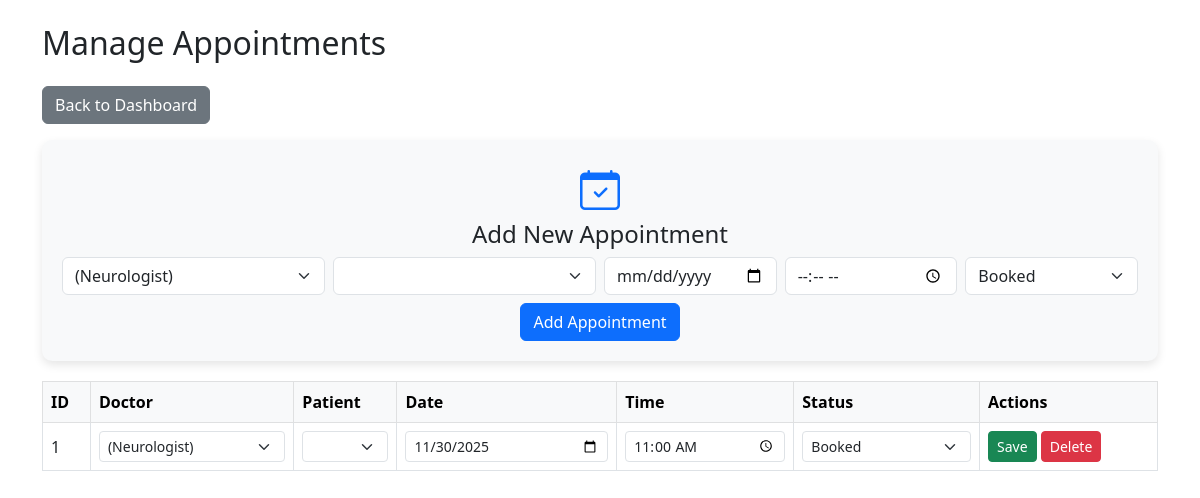
/admin/manage_appointments (signed in), run on an earlier commit of the app's database.
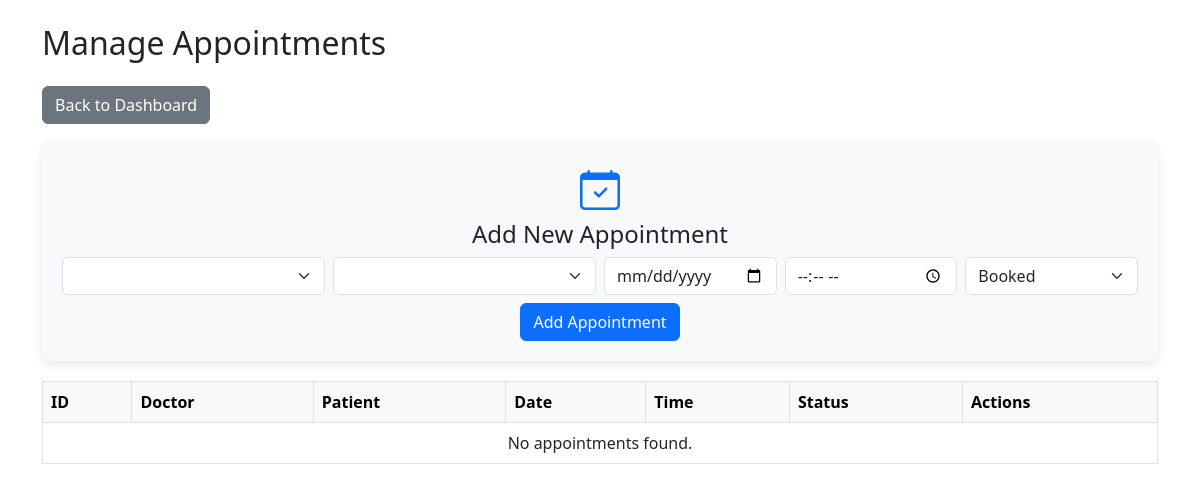
And on a later commit of the database.
### app.py (models this page shows)
class Appointment(db.Model):
    id = db.Column(db.Integer, primary_key=True)
    patient_id = db.Column(db.Integer, db.ForeignKey('patient_profile.id'), nullable=False)
    doctor_id = db.Column(db.Integer, db.ForeignKey('doctor_profile.id'), nullable=False)
    date = db.Column(db.Date, nullable=False)
    time = db.Column(db.Time, nullable=False)
    status = db.Column(db.String(20), default='pending')
    patient = db.relationship('PatientProfile', backref='appointments')
    doctor = db.relationship('DoctorProfile', backref='appointments')

### app.py (the view)
@app.route("/admin/manage_appointments")
@login_required
def manage_appointments():
    if current_user.role != "admin":
        abort(403)
    appointments = Appointment.query.all()
    doctors = DoctorProfile.query.all()
    patients = PatientProfile.query.all()
    return render_template(
        "manage_appointments.html",
        appointments=appointments, doctors=doctors, patients=patients
    )

### app.py (called while the page is built)
@login_manager.user_loader
def load_user(user_id):
    return User.query.get(int(user_id))

@app.context_processor
def inject_user():
    return dict(current_user=current_user, now=datetime.now())

### templates/manage_appointments.html (shortened to what this page needs)
<!DOCTYPE html>
<html lang="en">
<head>
    <link href="https://cdn.jsdelivr.net/npm/bootstrap@5.3.0/dist/css/bootstrap.min.css" rel="stylesheet">
    <link href="https://cdn.jsdelivr.net/npm/bootstrap-icons@1.10.5/font/bootstrap-icons.css" rel="stylesheet">
</head>
<body>
<div class="container mt-4">
    <h2 class="mb-4">Manage Appointments</h2>
    <a href="{{ url_for('admin_dashboard') }}" class="btn btn-secondary mb-3">Back to Dashboard</a>
    <div class="dashboard-card bg-light">
        <i class="bi bi-calendar-check"></i>
        <h4>Add New Appointment</h4>
        <form method="POST" action="{{ url_for('add_appointment') }}">
            <div class="row g-2">
                <div class="col-md-3">
                    <select name="doctor_id" class="form-select" required>
                        {% for doc in doctors %}
                        <option value="{{ doc.id }}">{{ doc.name }} ({{ doc.specialization }})</option>
                        {% endfor %}
                    </select>
                </div>
                <div class="col-md-3">
                    <select name="patient_id" class="form-select" required>
                        {% for pat in patients %}
                        <option value="{{ pat.id }}">{{ pat.name }}</option>
                        {% endfor %}
                    </select>
                </div>
                <div class="col-md-2">
                    <input type="date" name="date" class="form-control" required>
                </div>
                <div class="col-md-2">
                    <input type="time" name="time" class="form-control" required>
                </div>
                <div class="col-md-2">
                    <select name="status" class="form-select">
                        <option value="Booked">Booked</option>
                    </select>
                </div>
            </div>
            <button type="submit" class="btn btn-primary mt-2">Add Appointment</button>
        </form>
    </div>
    <div class="table-responsive mt-3">
        <table class="table table-bordered table-hover">
            <thead class="table-light">
                <tr>
                    <th>ID</th>
                    <th>Doctor</th>
                    <th>Patient</th>
                    <th>Date</th>
                    <th>Time</th>
                    <th>Status</th>
                    <th>Actions</th>
                </tr>
            </thead>
            <tbody>
                {% for appt in appointments %}
                <tr id="row-{{ appt.id }}">
                    <form method="POST" action="{{ url_for('update_appointment', appt_id=appt.id) }}">
                        <td>{{ appt.id }}</td>
                        <td>
                            <select name="doctor_id" class="form-select form-select-sm">
                                {% for doc in doctors %}
                                <option value="{{ doc.id }}" {% if doc.id == appt.doctor_id %}selected{% endif %}>{{ doc.name }} ({{ doc.specialization }})</option>
                                {% endfor %}
                            </select>
                        </td>
                        <td>
                            <select name="patient_id" class="form-select form-select-sm">
                                {% for pat in patients %}
                                <option value="{{ pat.id }}" {% if pat.id == appt.patient_id %}selected{% endif %}>{{ pat.name }}</option>
                                {% endfor %}
                            </select>
                        </td>
                        <td><input type="date" name="date" value="{{ appt.date }}" class="form-control form-control-sm"></td>
                        <td><input type="time" name="time" value="{{ appt.time }}" class="form-control form-control-sm"></td>
                        <td>
                            <select name="status" class="form-select form-select-sm">
                                <option value="Booked" {% if appt.status=='Booked' %}selected{% endif %}>Booked</option>
                            </select>
                        </td>
                        <td>
                            <button type="submit" class="btn btn-success btn-sm">Save</button>
                            <a href="{{ url_for('delete_appointment', appt_id=appt.id) }}" class="btn btn-danger btn-sm"
                               onclick="return confirm('Are you sure?')">Delete</a>
                        </td>
                    </form>
                </tr>
                {% else %}
                <tr>
                    <td colspan="7" class="text-center">No appointments found.</td>
                </tr>
                {% endfor %}
            </tbody>
        </table>
    </div>
</div>
</body>
</html>

### templates/manage_appointments.html (style rules this page uses)
.dashboard-card { padding: 20px; border-radius: 10px; box-shadow: 0 4px 10px rgba(0,0,0,0.1); margin-bottom: 20px; text-align: center; }
.dashboard-card i { font-size: 40px; margin-bottom: 10px; color: #0d6efd; }
table th, table td { vertical-align: middle !important; }

What changed in the data, as far as the page shows it:
removed Appointment: id "1", doctor_id "(Neurologist)", date "11/30/2025", time "11:00:00"
Also different on the page:
form field doctor_id: "(Neurologist)" → (not shown)
text now shown: "No appointments found."
